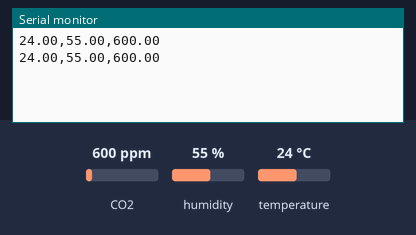
Recording of a sketch running on a simulated Arduino Uno, built with avr-gcc and run on an emulated ATmega328P. Shown: the last lines printed to the serial monitor. The test bench sets the inputs (shaded band); at power-on: CO2 600 ppm, humidity 55 %, temperature 24 °C.

Above: at 5.8 s.
5.9 s: CO2 set to 452 ppm
At 10.7 s:
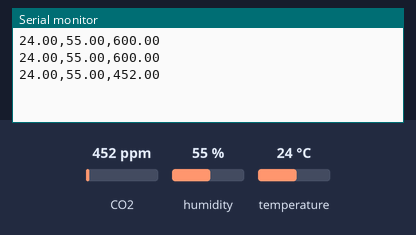
11.9 s: humidity set to 22 %
At 16.0 s:
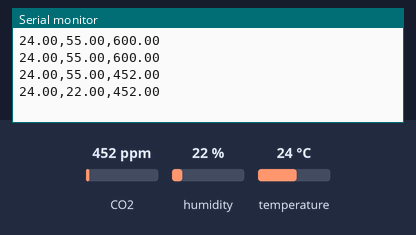
17.9 s: temperature set to 12 °C
At 21.3 s:
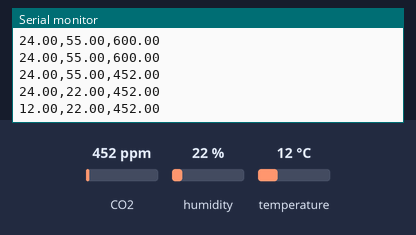
23.9 s: CO2 set to 1050 ppm
At 26.5 s:
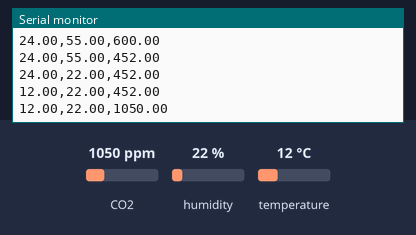
29.9 s: humidity set to 40 %
At 30.6 s:
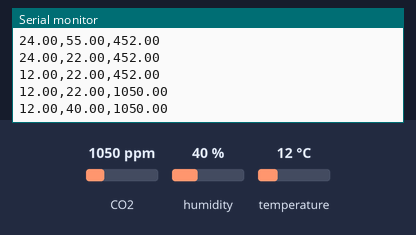
Timing chart, 0 to 32.9 s (numbered marks = the images above; inputs shaded):
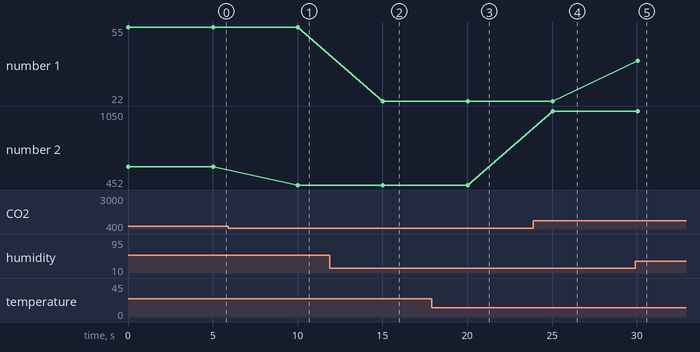

Measured:
- after the input at 5.9 s, the serial monitor: prints a new line after 4.1 s (image 1)
- after the input at 11.9 s, the serial monitor: prints a new line after 3.1 s (image 2)
- after the input at 17.9 s, the serial monitor: prints a new line after 2.1 s (image 3)
- after the input at 23.9 s, the serial monitor: prints a new line after 1.1 s (image 4)
- after the input at 29.9 s, the serial monitor: prints a new line after 0.15 s (image 5)
- plotted number 1: 55 → 22 after the input at 11.9 s, 22 → 40 after the input at 29.9 s
- plotted number 2: 600 → 452 after the input at 5.9 s, 452 → 1050 after the input at 23.9 s

The sketch:

sensor_read.ino
```cpp
#include <DHT.h>
#include <MQ135.h>

#define DHTPIN 2
#define DHTTYPE DHT22
#define ANALOGPIN A0

DHT dht(DHTPIN, DHTTYPE);
MQ135 gasSensor = MQ135(ANALOGPIN);

void setup() {
  Serial.begin(9600);
  dht.begin();
  pinMode(ANALOGPIN, INPUT);
}

void loop() {
  float humidity = dht.readHumidity();
  float temperature = dht.readTemperature();
  float ppm = gasSensor.getPPM();

  if (isnan(humidity) || isnan(temperature)) {
    Serial.println("Error reading DHT sensor!");
    delay(2000);
    return;
  }

  // Format: temp,humidity,ppm
  Serial.print(temperature);
  Serial.print(",");
  Serial.print(humidity);
  Serial.print(",");
  Serial.println(ppm);

  delay(5000); // 5-second interval
}
```
